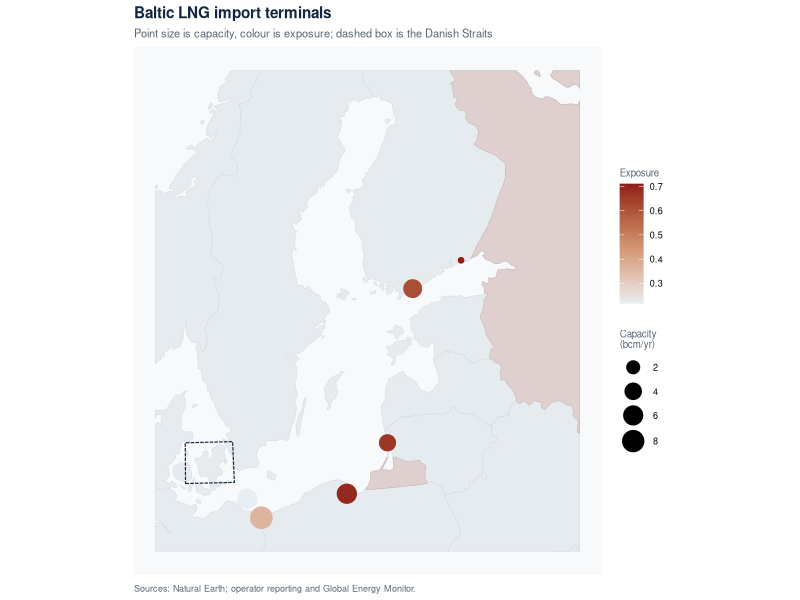

This figure's R source:
## ---- chunk 1
library(sf)
library(dplyr)
library(readr)
library(ggplot2)
library(rnaturalearth)
library(knitr)

laea <- 3035
ink   <- "#12263f"
muted <- "#5a6675"
land  <- "#e6ebf0"
sea   <- "#f7f9fb"
exp_cols <- c("#e9eef2", "#cf8f6a", "#8f1d17")

theme_brief <- function() {
  theme_minimal(base_size = 9) +
    theme(plot.title    = element_text(face = "bold", colour = ink, size = 11),
          plot.subtitle = element_text(colour = muted, size = 8),
          plot.caption  = element_text(colour = muted, size = 6.5, hjust = 0),
          legend.title  = element_text(size = 7, colour = muted),
          legend.text   = element_text(size = 6.5))
}

world  <- ne_countries(scale = "medium", returnclass = "sf")
aoi    <- st_as_sfc(st_bbox(c(xmin = 9, ymin = 53, xmax = 30, ymax = 66),
                            crs = 4326)) |> st_transform(laea)
russia <- world |> filter(admin == "Russia") |> st_transform(laea) |> st_make_valid()
chokepoint <- st_as_sfc(st_bbox(c(xmin = 10.5, ymin = 55.0, xmax = 13.0, ymax = 56.2),
                                crs = 4326)) |> st_transform(laea)

terminals <- read_csv("data/processed/lng_terminals.csv", show_col_types = FALSE) |>
  st_as_sf(coords = c("lon", "lat"), crs = 4326) |>
  st_transform(laea) |>
  mutate(dist_russia_km = as.numeric(st_distance(geometry, st_union(russia))) / 1000,
         dist_chokepoint_km = as.numeric(st_distance(geometry, st_union(chokepoint))) / 1000)

norm <- function(x) (max(x, na.rm = TRUE) - x) /
                    (max(x, na.rm = TRUE) - min(x, na.rm = TRUE))
terminals <- terminals |>
  mutate(s_proximity  = norm(dist_russia_km),
         s_chokepoint = 1 - norm(dist_chokepoint_km),
         s_capacity   = capacity_bcm / max(capacity_bcm, na.rm = TRUE),
         exposure     = 0.4 * s_proximity + 0.3 * s_capacity + 0.3 * s_chokepoint) |>
  arrange(desc(exposure))

land_aoi <- world |> st_transform(laea) |> st_crop(aoi)

ru      <- read_csv("data/processed/russian_imports.csv", show_col_types = FALSE)
demand  <- read_csv("data/processed/gas_demand.csv", show_col_types = FALSE)
ru_21   <- sum(ru$russian_gas_bcm[ru$year == 2021])
ru_23   <- sum(ru$russian_gas_bcm[ru$year == 2023])
lng_cap <- sum(terminals$capacity_bcm[terminals$status == "operating"])
reg_cov <- round(100 * lng_cap / sum(demand$gas_demand_bcm))
## ---- chunk 2
ggplot() +
  geom_sf(data = land_aoi, fill = land, colour = "#d3dae1", linewidth = 0.18) +
  geom_sf(data = st_crop(russia, aoi), fill = "#dfd0cf", colour = "#c9b4b2",
          linewidth = 0.18) +
  geom_sf(data = st_sf(geometry = chokepoint), fill = NA, colour = ink,
          linewidth = 0.4, linetype = "31") +
  geom_sf(data = terminals, aes(size = capacity_bcm, colour = exposure)) +
  scale_size_continuous(range = c(1.6, 7), name = "Capacity\n(bcm/yr)") +
  scale_colour_gradientn(colours = exp_cols, name = "Exposure") +
  labs(title = "Baltic LNG import terminals",
       subtitle = "Point size is capacity, colour is exposure; dashed box is the Danish Straits",
       caption = "Sources: Natural Earth; operator reporting and Global Energy Monitor.") +
  theme_brief() +
  theme(axis.text = element_blank(), axis.title = element_blank(),
        panel.grid = element_blank(),
        panel.background = element_rect(fill = sea, colour = NA))
## ---- chunk 3
terminals |>
  st_drop_geometry() |>
  transmute(Terminal = name, Country = country, Status = status,
            `Capacity (bcm)` = capacity_bcm,
            `km to Russia` = round(dist_russia_km),
            Exposure = round(exposure, 2)) |>
  kable(booktabs = TRUE, caption = "Terminals ranked by exposure score.")
